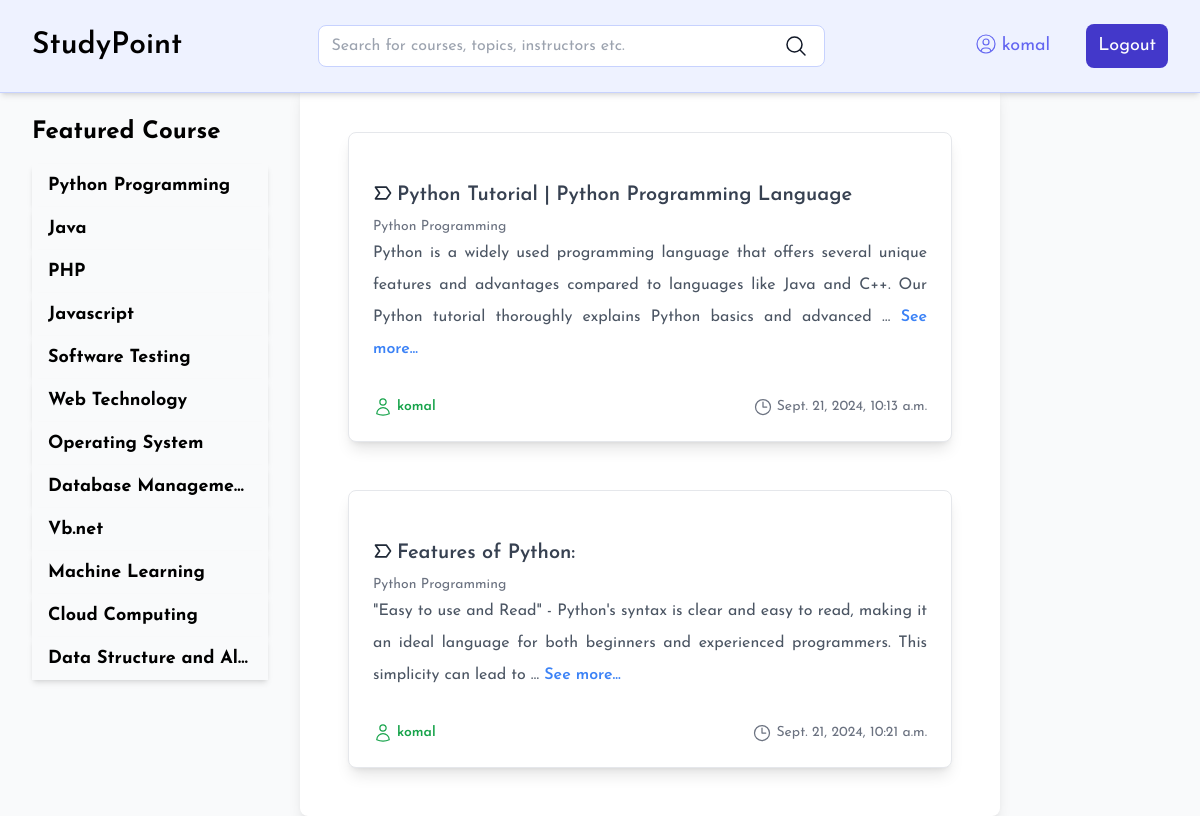
The app's page /view/1 (signed in) with its own data.
### cms/models.py (models this page shows, shortened)
class Topics(models.Model):
    name = models.CharField(max_length=200)
    description = models.TextField()
    created_at = models.DateTimeField(auto_now_add=True)

class Content(models.Model):
    topic = models.ForeignKey(Topics, on_delete=models.CASCADE)
    tutorial = models.ForeignKey(Tutorial, on_delete=models.CASCADE)
    title = models.CharField(max_length=200)
    content = models.TextField()
    created_at = models.DateTimeField(auto_now_add=True)
    image = models.ImageField(upload_to='content/')
    author = models.ForeignKey(User, on_delete=models.SET_NULL, blank=True, null=True)

### cms/views.py (the view)
# urls.py: path("view/<int:tutorial_id>", view, name="view"),
def view(req, tutorial_id):
    tutorial = Tutorial.objects.get(pk=tutorial_id)
    data={}
    data['title'] = tutorial.name
    data['categories'] = Topics.objects.all()
    data['tutorial'] = tutorial
    data['posts'] = Content.objects.filter(tutorial_id=tutorial_id)
    return render(req, 'viewPage.html', data)

### templates/viewPage.html (shortened to what this page needs)
{% extends 'base.html' %}
{% block "content" %}
    {% for post in posts %}
    <div class="flex-1 flex flex-col p-6 space-y-4">
        <div class="flex p-6 bg-white rounded-lg shadow-lg border border-gray-200 gap-2 ">
            <div class="flex flex-col w-full mt-4">
                <a href="" class="text-xl font-semibold flex gap-1 my-2 text-gray-700">
                    <svg class="w-5 h-5 text-gray-800 dark:text-black mt-0.5" aria-hidden="true" xmlns="http://www.w3.org/2000/svg" width="20" height="20" fill="none" viewBox="0 0 24 24">
                        <path stroke="currentColor" stroke-linecap="round" stroke-linejoin="round" stroke-width="2" d="M16.153 19 21 12l-4.847-7H3l4.848 7L3 19h13.153Z"/>
                      </svg>
                    {{ post.title }}
                    </a>
                <p class="text-sm text-gray-500">{{post.topic.name}}</p>
                <p class="text-base text-gray-600 mb-4 leading-loose text-justify ">{{ post.content|truncatewords:30 }}
                <a href="{% url 'singleView' post.id %}" class="text-blue-500 font-semibold">See more...</a></p>
                <div class="flex items-center justify-between mt-4">
                    <span class="text-sm text-green-600 font-semibold flex gap-1">
                        {{ post.author }}
                    </span>
                    <span class="text-sm text-gray-500 flex gap-1">
                        <svg xmlns="http://www.w3.org/2000/svg" fill="none" viewBox="0 0 24 24" stroke-width="1.5" stroke="currentColor" class="w-5 h-5">
                            <path stroke-linecap="round" stroke-linejoin="round" d="M12 6v6h4.5m4.5 0a9 9 0 1 1-18 0 9 9 0 0 1 18 0Z" />
                        </svg>
                        {{ post.created_at}}
                    </span>
                </div>
            </div>
        </div>
    </div>
    {% endfor %}
{% endblock %}

### templates/base.html (shortened to what this page needs)
<!DOCTYPE html>
<html lang="en">
<head>
    <script src="https://cdn.tailwindcss.com"></script>
</head>
<body class="bg-gray-50 text-gray-900">
    <div class="flex flex-1 justify-between bg-indigo-50 py-6 border-b border-indigo-200 px-8 items-center shadow-md mb-5 fixed w-full ">
        <a href="{% url 'homePage' %}"><h1 class="text-3xl font-semibold text-black">StudyPoint</h1></a>
        <form action="{% url 'search' %}" method="get" class="flex bg-white rounded-lg w-full mx-[12%] border border-indigo-200">
            <input type="text" placeholder="Search for courses, topics, instructors etc." name="q" class="bg-transparent w-full px-3 py-2 rounded-lg">
            <button type="submit" class="px-4 py-2 rounded-lg flex">
                <svg xmlns="http://www.w3.org/2000/svg" fill="none" viewBox="0 0 24 24" stroke-width="1.5" stroke="currentColor" class="size-6">
                    <path stroke-linecap="round" stroke-linejoin="round" d="m21 21-5.197-5.197m0 0A7.5 7.5 0 1 0 5.196 5.196a7.5 7.5 0 0 0 10.607 10.607Z" />
                  </svg>
            </button>
        </form>
        <nav class="flex space-x-6 text-lg">
            {% if user.is_authenticated %}
                <a href="{% url 'homePage' %}" class="px-3 py-2 rounded-lg text-indigo-500 hover:text-indigo-800 flex flex-1 gap-1">
                    {{user.username}}
                </a>
                <a href="{% url 'logout' %}" class="text-white px-3 py-2 rounded-lg hover:text-indigo-500 transition duration-1000 bg-indigo-700 hover:bg-indigo-50">Logout</a>
            {% else %}
                <a href="{% url 'register' %}" class="text-black hover:text-indigo-500 transition duration-300">SignUp</a>
                <a href="{% url 'login' %}" class="text-black hover:text-indigo-500 transition duration-300">Login</a>
            {% endif %}
        </nav>
    </div>
    <div class="flex flex-1 pt-[7%]">
        <div class="w-3/12 p-8">
            <h2 class="text-2xl font-bold text-black mb-4">Featured Course</h2>
            <div class="flex flex-col">
                {% for cat in categories %}
                    <a href="{% url 'filter' cat.id %}"
                       class="{% if cat.id == active_category_id %}bg-indigo-800 text-white{% else %}bg-gray-50 hover:bg-indigo-50 {% endif %} text-black shadow-md text-[18px] px-4 font-bold py-2 truncate">
                        {{ cat.name }}
                    </a>
                {% endfor %}
            </div>
        </div>
        <div class="w-9/12 bg-white shadow-lg rounded-lg p-6 w-[700px]">
            {% block "content" %}{% endblock %}
        </div>
    </div>
</body>
</html>

### templates/base.html (style rules this page uses)
* { font-family: "Josefin Sans", sans-serif!important; }

### records on screen
Topics: name "Python Programming"
Topics: name "Java"
Topics: name "PHP"
Topics: name "Javascript"
Topics: name "Software Testing"
Topics: name "Web Technology"
Topics: name "Operating System"
Topics: name "Database Manageme…"
Topics: name "Vb.net"
Topics: name "Machine Learning"
Topics: name "Cloud Computing"
Topics: name "Data Structure and Al…"
Content: title "Python Tutorial | Python Programming Language", topic.name "Python Programming", content "Python is a widely used programming language that offers several unique features and advantages compared to languages like Java and C++. Our Python tutorial thoroughly explains Python basics and advanced …", author "komal", created_at "Sept. 21, 2024, 10:13 a.m."
Content: title "Features of Python:", topic.name "Python Programming", content "\"Easy to use and Read\" - Python's syntax is clear and easy to read, making it an ideal language for both beginners and experienced programmers. This simplicity can lead to …", author "komal", created_at "Sept. 21, 2024, 10:21 a.m."

### other values on screen
{{ user.username }} "komal"
